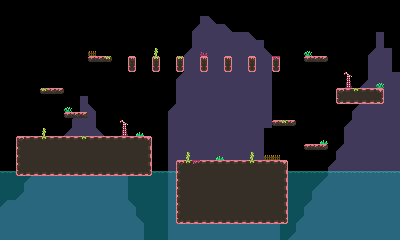

A 2D game scene composited from a Tiled map and its tileset images. What follows is a short description and the map's XML, with each tile layer's data collapsed to a summary:
An orthogonal 50x30 tile map with 8x8 px tiles, 4 tile layers (Tile Layer 1, Tile Layer 4, Tile Layer 2, Tile Layer 3) and 16 objects.

<map version="1.0" tiledversion="1.1.5" orientation="orthogonal" renderorder="right-down" width="50" height="30" tilewidth="8" tileheight="8" infinite="0" nextobjectid="40">
 <tileset firstgid="1" name="sprites" tilewidth="8" tileheight="8" tilecount="64" columns="8">
  <image source="sprites.png" width="64" height="64" />
 </tileset>
 <layer name="Tile Layer 1" width="50" height="30">
  <data>[1500 cells, 699 non-empty, 3 distinct tile ids]</data>
 </layer>
 <layer name="Tile Layer 4" width="50" height="30" opacity="0.6">
  <data>[1500 cells, 450 non-empty, 2 distinct tile ids]</data>
 </layer>
 <layer name="Tile Layer 2" width="50" height="30">
  <data>[1500 cells, 241 non-empty, 14 distinct tile ids]</data>
 </layer>
 <layer name="Tile Layer 3" width="50" height="30">
  <data>[1500 cells, 30 non-empty, 9 distinct tile ids]</data>
 </layer>
 <objectgroup name="Object Layer 1">
  <object id="10" x="16" y="136" width="136" height="2" />
  <object id="11" x="64" y="112" width="24" height="2.04348" />
  <object id="12" x="40" y="88" width="24" height="2.125" />
  <object id="13" x="88" y="56" width="24" height="1.875" />
  <object id="26" x="128" y="56" width="8" height="1.96307" />
  <object id="28" x="152" y="56" width="8" height="2" />
  <object id="29" x="176" y="56" width="8" height="1.96875" />
  <object id="30" x="200" y="56" width="8" height="2.03125" />
  <object id="31" x="224" y="56" width="8" height="2" />
  <object id="32" x="248" y="56" width="8" height="2.0625" />
  <object id="33" x="272" y="56" width="8" height="1.96875" />
  <object id="34" x="272" y="120" width="24" height="1.81818" />
  <object id="35" x="304" y="144" width="24" height="2" />
  <object id="36" x="336" y="88" width="48" height="1.875" />
  <object id="37" x="304" y="56" width="24" height="2" />
  <object id="39" x="176" y="160" width="112" height="2.125" />
 </objectgroup>
</map>